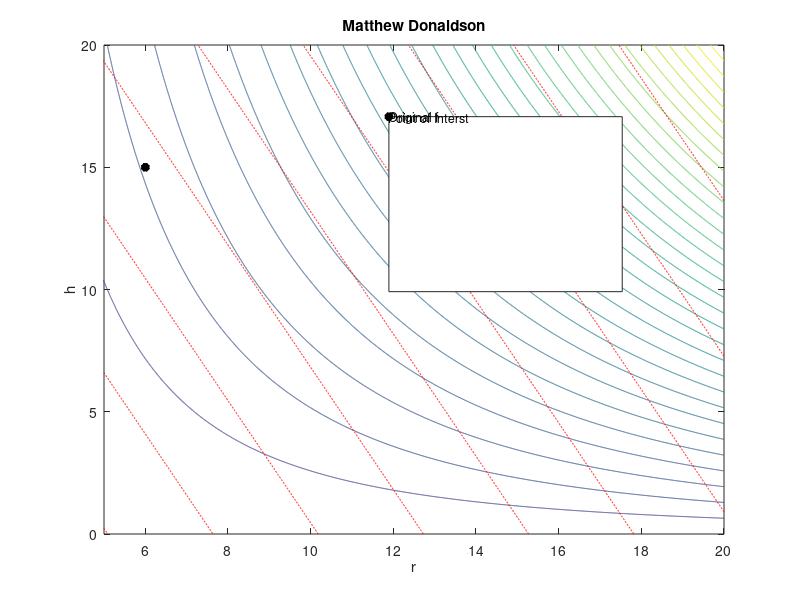

Write the MATLAB code that produced this figure. (Note: this script raises an error after producing the figure.)
% Problem 6

[r, h] = meshgrid(0:0.01:20, 0:0.01:20);

f = pi.*r.^2.*h;
g1 = -2*pi.*r.*h - 900;
g2 = r - 20;
g3 = -r - 5;
g4 = h - 20;
g5 = h;


f_bar = -540*pi - 90*pi*(r-6) - 36*pi*(h-15);
g1_bar = -180*pi - 900 - 30*pi*(r-6) - 12*pi*(h-15);
g2_bar = g2;
g3_bar = g3;
g4_bar = g4;
g5_bar = g5;

contour(r,h,f,30)
hold on 
plot(6,15,'*k','linewidth', 3)
hold on
contour(r,h,g1,[0 0],'-k', 'LineWidth', 3);


%contour(r,h,g2,[0 0], 'k','LineWidth', 3)
%hold on 
%contour(r,h,g3,[0 0], 'k','LineWidth', 3)
%hold on 
%contour(r,h,g4,[0 0], 'k','LineWidth', 3)
%hold on 
%contour(r,h,g5,[0 0], 'k','LineWidth', 3)
hold on
contour(r,h,f_bar,10,'--r');
hold on
contour(r,h,g1_bar,[0 0],'--r', 'LineWidth', 3)

title('Matthew Donaldson')
xlabel('r')
ylabel('h')
axis([5 20 0 20])
legend('Original f','Point of Interst', 'Surface Area Constraint', 'Linearized f', 'Finearized Surface Area Constraint')